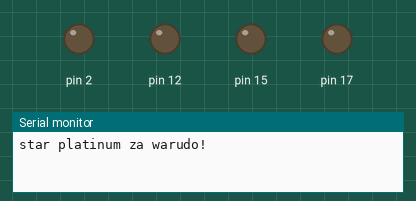
Bench run of a sketch on a simulated Arduino Uno, built with avr-gcc and run on an emulated ATmega328P. Shown: output pins drawn as LEDs (lit = HIGH), the last lines printed to the serial monitor.

Above: at 0.02 s.
At 0.2 s:
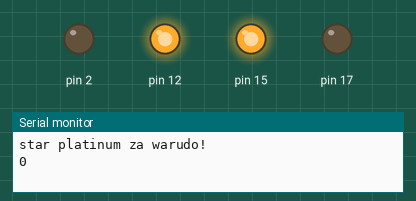
At 0.3 s:
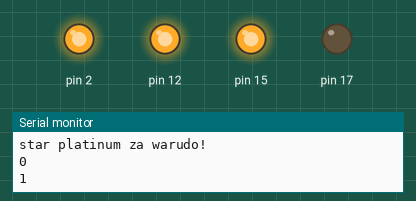
At 0.97 s:
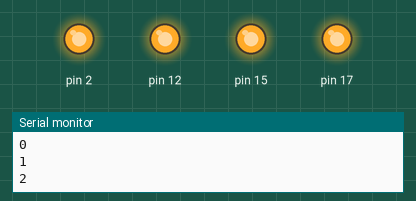
At 1.62 s:
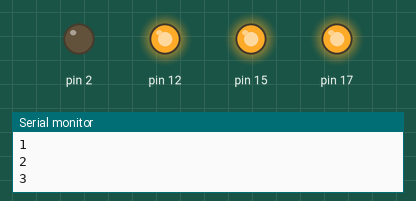
At 2.92 s:
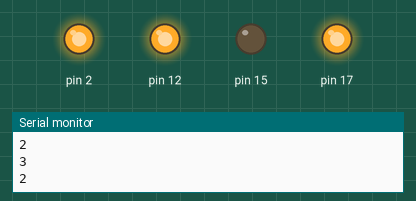
Timing chart, 0 to 3.2 s (numbered marks = the images above):
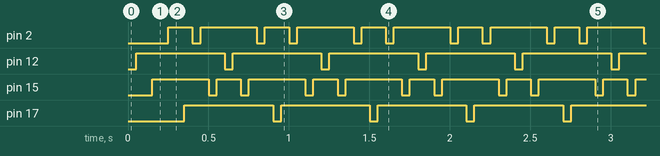

The sketch:

stuct2.ino
```cpp
struct LED {
  String name;
  int iot = 12;
  int ntp = 15;
  int wifi = 2;
  int bt = 17;

};

struct LED led1;

int LEDS[4] = {led1.iot, led1.ntp, led1.wifi, led1.bt};
int x = 0;

void setup() {
  Serial.begin(9600);
  pinMode(led1.iot, OUTPUT);
  pinMode(led1. ntp, OUTPUT);
  pinMode(led1.wifi, OUTPUT);
  pinMode(led1.bt, OUTPUT);
  led1.name = "za warudo!";
}

void loop () {
  Serial.println("star platinum " + led1.name);
  for (x = 0; x < 3; x++) {
    digitalWrite(LEDS[x], LOW);
    delay(50);
    digitalWrite(LEDS[x], HIGH);
    delay(50);
    Serial.println(x);
  }
  for (x = 3; x > 0; x--) {
    digitalWrite(LEDS[x], LOW);
    delay(50);
    digitalWrite(LEDS[x], HIGH);
    delay(50);
    Serial.println(x);
  }

}
```

Measured:
- by itself, pin 2: repeats every 0.60 s: LOW 0.05 s, HIGH 0.35 s, LOW 0.05 s, HIGH 0.15 s
- by itself, pin 12, pin 17: alternates HIGH for 0.55 s and LOW for 0.05 s
- by itself, pin 15: repeats every 0.60 s: LOW 0.05 s, HIGH 0.15 s, LOW 0.05 s, HIGH 0.35 s
